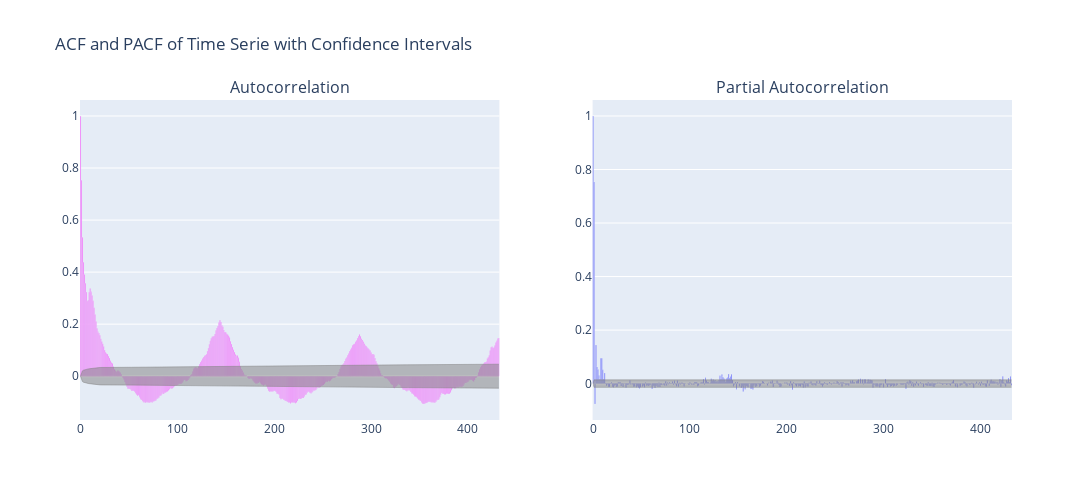

This figure's notebook cell:
### Markdown cell above
##### Autocorrelation plots

### Code cell
# Generate ACF and PACF values with confidence intervals
acf_values, confint_acf = sm.tsa.acf(df_time["y"], nlags=432, alpha=0.05)  # 95% confidence interval
pacf_values, confint_pacf = sm.tsa.pacf(df_time["y"], nlags=432, alpha=0.05)

# Calculate lower and upper bounds for ACF and PACF
lower_acf = confint_acf[:, 0] - acf_values
upper_acf = confint_acf[:, 1] - acf_values

lower_pacf = confint_pacf[:, 0] - pacf_values
upper_pacf = confint_pacf[:, 1] - pacf_values

# Create subplots
fig = sp.make_subplots(rows=1, cols=2, subplot_titles=("Autocorrelation", "Partial Autocorrelation"))

# Plot ACF with confidence intervals
fig.add_trace(go.Bar(x=np.arange(len(acf_values)), y=acf_values, marker_color="fuchsia", name="ACF"), row=1, col=1)

fig.add_trace(go.Scatter(
    x=np.arange(len(acf_values)),
    y=lower_acf,
    mode='lines',
    line=dict(color='gray', width=0.5),
    name="Lower CI",
    showlegend=False
), row=1, col=1)

fig.add_trace(go.Scatter(
    x=np.arange(len(acf_values)),
    y=upper_acf,
    mode='lines',
    fill='tonexty',  # Fill area between the lower and upper bounds
    line=dict(color='gray', width=0.5),
    name="Upper CI",
    showlegend=False
), row=1, col=1)

# Plot PACF with confidence intervals
fig.add_trace(go.Bar(x=np.arange(len(pacf_values)), y=pacf_values, marker_color="blue", name="PACF"), row=1, col=2)

fig.add_trace(go.Scatter(
    x=np.arange(len(pacf_values)),
    y=lower_pacf,
    mode='lines',
    line=dict(color='gray', width=0.5),
    name="Lower CI",
    showlegend=False
), row=1, col=2)

fig.add_trace(go.Scatter(
    x=np.arange(len(pacf_values)),
    y=upper_pacf,
    mode='lines',
    fill='tonexty',
    line=dict(color='gray', width=0.5),
    name="Upper CI",
    showlegend=False
), row=1, col=2)

# Update layout
fig.update_layout(title_text="ACF and PACF of Time Serie with Confidence Intervals", showlegend=False, height=500, width=1500)

# Show plot
fig.show()

### Figure 1 — Plotly figure (JSON) as saved in the notebook; plotly's stock layout.template omitted (floating-point values rounded to 4 significant figures; data arrays with more than 128 entries replaced by an {"elided": "..."} marker saying what was removed)
{"data": [{"marker": {"color": "fuchsia"}, "name": "ACF", "type": "bar", "x": {"elided": "433 int values"}, "xaxis": "x", "y": {"elided": "433 float values"}, "yaxis": "y"}, {"line": {"color": "gray", "width": 0.5}, "mode": "lines", "name": "Lower CI", "showlegend": false, "type": "scatter", "x": {"elided": "433 int values"}, "xaxis": "x", "y": {"elided": "433 float values"}, "yaxis": "y"}, {"fill": "tonexty", "line": {"color": "gray", "width": 0.5}, "mode": "lines", "name": "Upper CI", "showlegend": false, "type": "scatter", "x": {"elided": "433 int values"}, "xaxis": "x", "y": {"elided": "433 float values"}, "yaxis": "y"}, {"marker": {"color": "blue"}, "name": "PACF", "type": "bar", "x": {"elided": "433 int values"}, "xaxis": "x2", "y": {"elided": "433 float values"}, "yaxis": "y2"}, {"line": {"color": "gray", "width": 0.5}, "mode": "lines", "name": "Lower CI", "showlegend": false, "type": "scatter", "x": {"elided": "433 int values"}, "xaxis": "x2", "y": {"elided": "433 float values"}, "yaxis": "y2"}, {"fill": "tonexty", "line": {"color": "gray", "width": 0.5}, "mode": "lines", "name": "Upper CI", "showlegend": false, "type": "scatter", "x": {"elided": "433 int values"}, "xaxis": "x2", "y": {"elided": "433 float values"}, "yaxis": "y2"}], "layout": {"annotations": [{"font": {"size": 16}, "showarrow": false, "text": "Autocorrelation", "x": 0.225, "xanchor": "center", "xref": "paper", "y": 1, "yanchor": "bottom", "yref": "paper"}, {"font": {"size": 16}, "showarrow": false, "text": "Partial Autocorrelation", "x": 0.775, "xanchor": "center", "xref": "paper", "y": 1, "yanchor": "bottom", "yref": "paper"}], "height": 500, "showlegend": false, "title": {"text": "ACF and PACF of Time Serie with Confidence Intervals"}, "width": 1500, "xaxis": {"anchor": "y", "domain": [0, 0.45]}, "xaxis2": {"anchor": "y2", "domain": [0.55, 1]}, "yaxis": {"anchor": "x", "domain": [0, 1]}, "yaxis2": {"anchor": "x2", "domain": [0, 1]}}}
